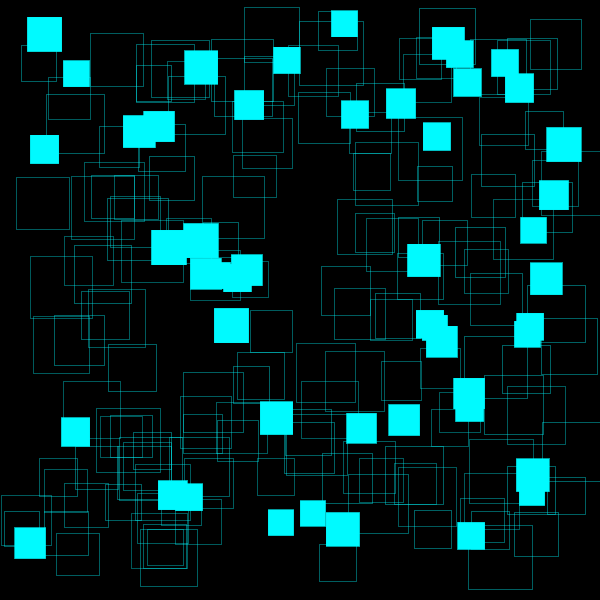
Frame 1 (no input)
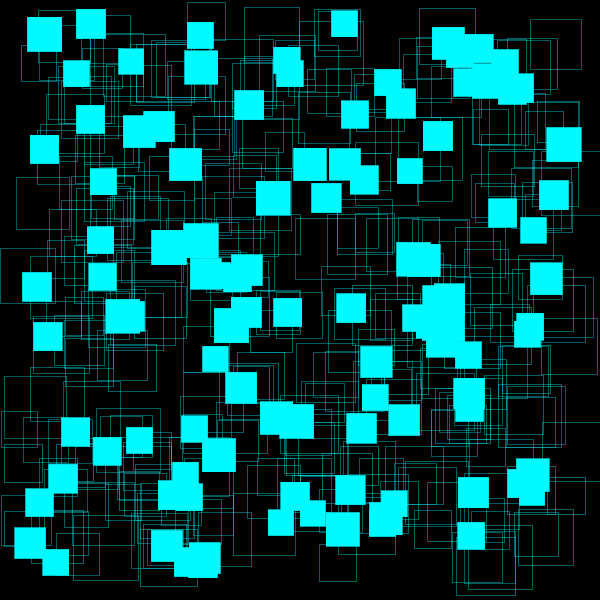
Frame 2 (the mouse pressed at the canvas centre, redrawn once)

The Processing sketch that drew these frames (run headless with seeded random() and noise(); the mouse was pressed at the canvas centre and the sketch redrawn once):

// Processing sketch: processing_58561
// ── processing_58561.pde

/* Briefing 1
   Composição b) - Probabilities
   Maryana Kruk #27300*/
      
float x1; /*Declarar uma variável decimal para coordenada x */
float y1; /*Declarar uma variável decimal para coordenada y */
float diam; /*Declarar uma variável decimal para a largura/altura */
color c= color(0,250,255); /*Declarar e inicializar uma variável de cor */


void setup(){  /*Função para estabelecer as definições do nosso programa/aplicação*/
  size(600,600); /*Estabelecer o tamanho da janela*/
  background(0); /*Definir a cor do fundo (preto)*/
  smooth();  /*Suavizar as formas*/
}

void draw(){ /*Função para desenhar*/
  for (int i=0; i<200; i++){  /*Ciclo for, ocorre até "i" ser igual a 199*/
    x1=random(0,width-50); /*Inicializar a variável "x1" com valor aleatório entre 0 e a largura da janela menos 50 píxeis*/
    y1=random(0,height-50); /*Inicializar a variável "y1" com valor aleatório entre 0 e a altura da janela menos 50*/
    diam=random(25,65); /*Inicializar a variável "diam" com valor aleatório entre 25 e 65*/
    noFill(); /*Sem cor de preenchimento*/
    stroke(c,random(90,100)); /*Definir cor do traço e transparência entre 90 e 100%*/
    rect(x1,y1,diam,diam); /*Desenhar um rectângulo */ 
    
    if (diam<35){ /*Condição "se", estabelece 25% de probabilidade dos quadrados terem cor de preenchimento*/
      fill(c); /*Cor de preenchimento*/
      rect(x1,y1,diam,diam); /*Desenhar um rectângulo*/
    }
  }
  noLoop(); /*Função para não haver repetições, neste caso do "void draw"*/
     
}
  
